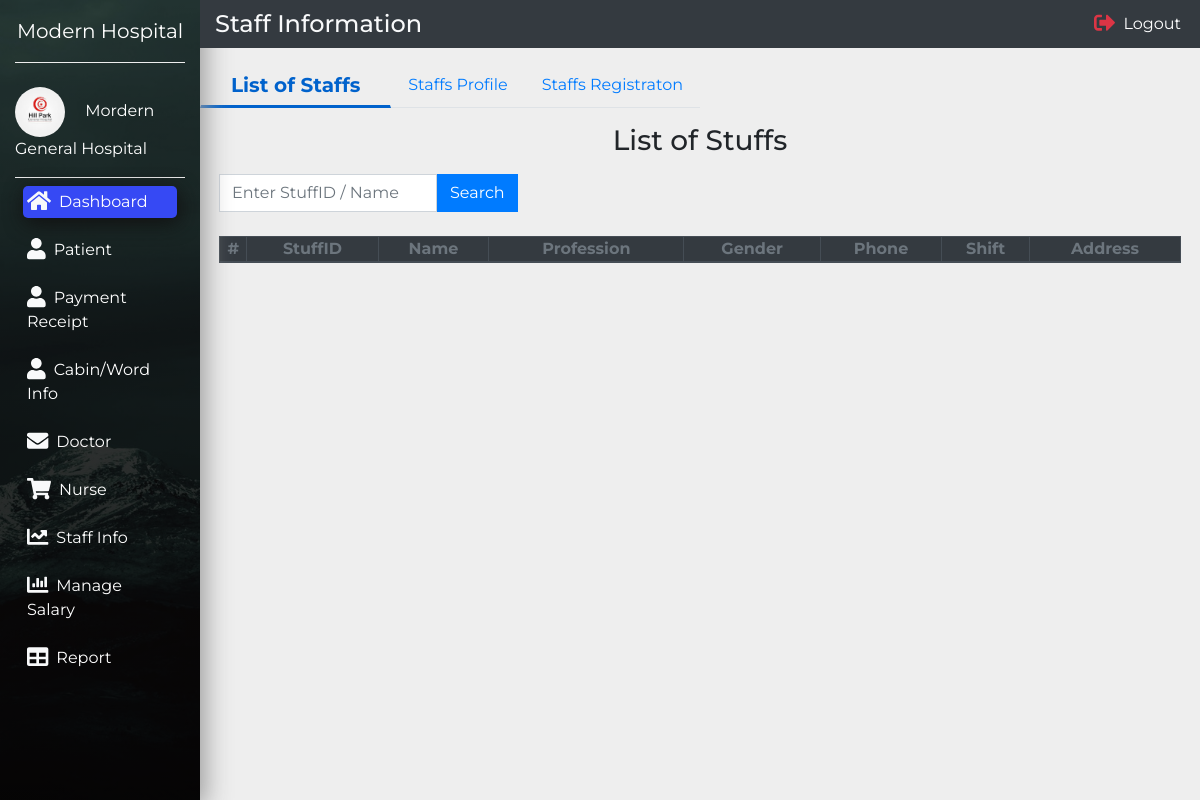
/Manager/staffinfo.php, run on an earlier commit of the app's database.
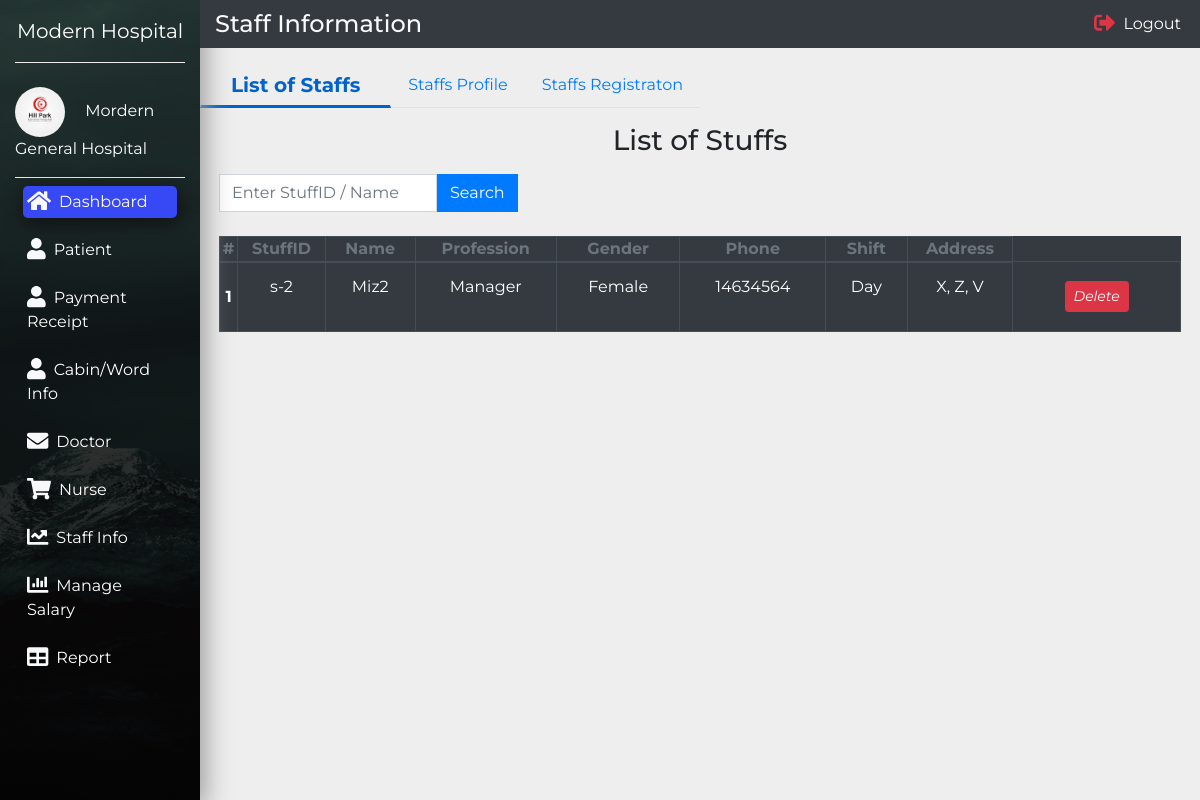
And on a later commit of the database.
### tables this page shows
CREATE TABLE `staff` (
  `id` int(11) NOT NULL,
  `sProfession` varchar(255) NOT NULL,
  `s_name` varchar(30) NOT NULL,
  `s_date_of_birth` varchar(50) NOT NULL,
  `sPhoneNo` varchar(255) NOT NULL,
  `s_father_name` varchar(30) NOT NULL,
  `s_mother_name` varchar(30) NOT NULL,
  `s_blood` varchar(10) NOT NULL,
  `s_gender` varchar(10) NOT NULL,
  `sRegiNo` varchar(50) NOT NULL,
  `s_nid_number` varchar(20) NOT NULL,
  `s_joining_date` varchar(50) NOT NULL,
  `stuff_shift` varchar(20) NOT NULL,
  `s_remarks` varchar(500) NOT NULL,
  `sVillage` varchar(255) NOT NULL,
  `sPostOffice` varchar(255) NOT NULL,
  `sThana` varchar(255) NOT NULL,
  `sUpazilla` varchar(255) NOT NULL,
  `sDistrict` varchar(255) NOT NULL,
  `sStatus` varchar(50) NOT NULL
);

### Manager/staffinfo.php (the view, shortened to what the changed rows need)
<?php
include('include/config.php');
?>
<!doctype html>
<html lang="en">
<head>
  <link rel="stylesheet" href="./css/bootstrap.min.css">
  <link rel="stylesheet" href="./css/style.css">
</head>
<body>
  <div class="container-fluid">
    <div class="row">
      <div class="col-xl-10 col-lg-9 col-md-8 ml-auto">
        <div class="tab-content" id="myTabContent">
          <div class="tab-pane fade show active" id="list-of-staffs" role="tabpanel"
            aria-labelledby="list-of-staffs-tab">
            <div class="mx-1 my-3">
              <?php
if(isset($_POST['set']))
{
  $sRegiNo=$_POST['sRegiNo'];
  $ret1=mysqli_query($con,"select * from staff where sStatus='Active' and sRegiNo='$sRegiNo' or s_name='$sRegiNo'");
}else{
  $ret1=mysqli_query($con,"select * from staff where sStatus='Active'");
}
?>
              <table class="table table-bordered table-dark text-center">
                <thead>
                  <tr class="text-muted">
                    <th>#</th>
                    <th>StuffID</th>
                    <th>Name</th>
                    <th>Profession</th>
                    <th>Gender</th>
                    <th>Phone</th>
                    <th>Shift</th>
                    <th>Address</th>
                  </tr>
                </thead>
                <tbody>
<?php
$cnt=1;
while ($rows=mysqli_fetch_array($ret1)) {
  $sRegiNo=$rows['sRegiNo'];
  $s_name=$rows['s_name'];
  $sProfession=$rows['sProfession'];
  $s_gender=$rows['s_gender'];
  $sPhoneNo=$rows['sPhoneNo'];
  $stuff_shift=$rows['stuff_shift'];
  $sVillage=$rows['sVillage'];
  $sThana=$rows['sThana'];
  $sUpazilla=$rows['sUpazilla'];
?>
                <tr>
                  <th><?php  echo $cnt;?></th>
                  <td><?php  echo $sRegiNo;?></td>
                  <td><?php  echo $s_name;?></td>
                  <td><?php  echo $sProfession;?></td>
                  <td><?php  echo $s_gender;?></td>
                  <td><?php  echo $sPhoneNo;?></td>
                  <td><?php  echo $stuff_shift;?></td>
                  <td><?php  echo $sVillage;?>, <?php  echo $sThana;?>, <?php  echo $sUpazilla;?></td>
                  <td><a href="staffinfo.php?id=<?php echo $rows['id']?>&del=delete" onClick="return confirm('Are you sure you want to delete?')"class="btn btn-transparent btn-xs tooltips" tooltip-placement="top" tooltip="Remove"><i class="btn btn-danger btn-sm">Delete</i></a></td>
                </tr>
<?php
$cnt=1+$cnt;
}
?>
                </tbody>
              </table>
            </div>
          </div>
        </div>
      </div>
    </div>
  </div>
</body>
</html>

What changed in the data, as far as the page shows it:
added staff: sRegiNo "s-2", s_name "Miz2", sProfession "Manager", s_gender "Female", sPhoneNo "14634564", stuff_shift "Day", sVillage "X", sThana "Z", sUpazilla "V"
